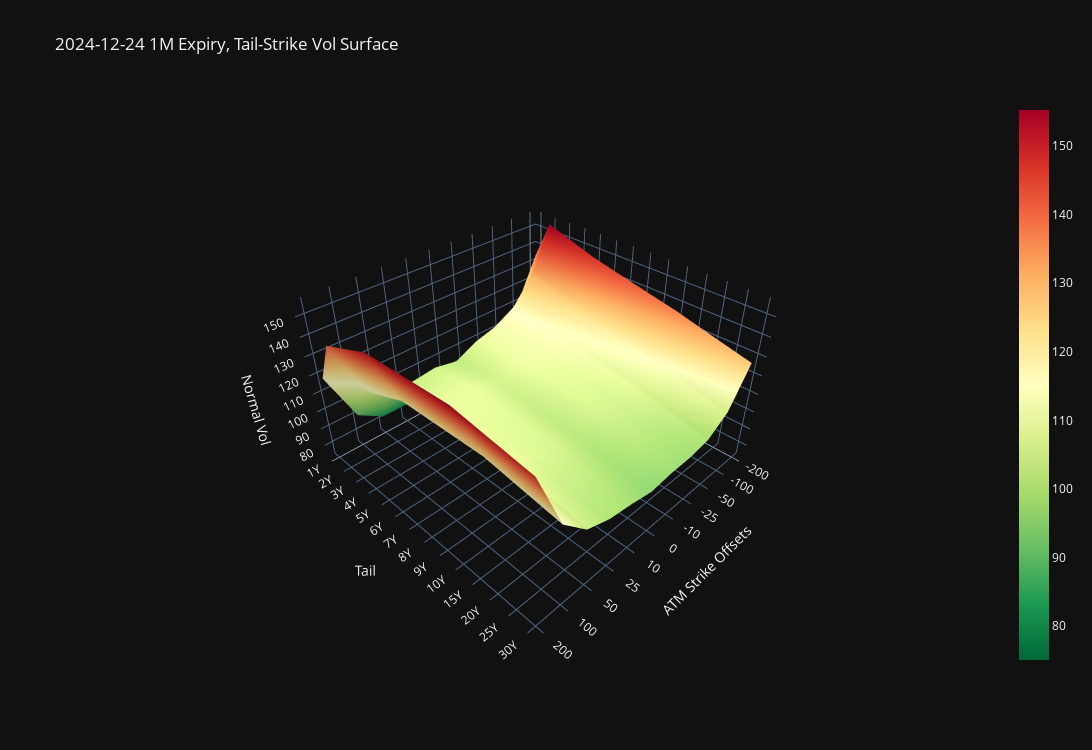

Write notebook code for a chart like this one.
### Code cell
date = datetime(2024, 12, 24)
atm_surfaces = s490_swaptions.get_vol_surfaces(date=date, expiry="1M", plot_surfaces=True, use_ploty=True)
atm_df = atm_surfaces[date]

### Figure 1 — Plotly figure (JSON) as saved in the notebook; plotly's stock layout.template omitted (floating-point values rounded to 4 significant figures; data arrays with more than 128 entries replaced by an {"elided": "..."} marker saying what was removed)
{"data": [{"colorscale": [[0, "rgb(0,104,55)"], [0.1, "rgb(26,152,80)"], [0.2, "rgb(102,189,99)"], [0.3, "rgb(166,217,106)"], [0.4, "rgb(217,239,139)"], [0.5, "rgb(255,255,191)"], [0.6, "rgb(254,224,139)"], [0.7, "rgb(253,174,97)"], [0.8, "rgb(244,109,67)"], [0.9, "rgb(215,48,39)"], [1, "rgb(165,0,38)"]], "showscale": true, "type": "surface", "x": {"elided": "14x11 int values"}, "y": {"elided": "14x11 int values"}, "z": {"elided": "14x11 float values"}}], "layout": {"height": 750, "scene": {"aspectratio": {"x": 1, "y": 1, "z": 0.6}, "xaxis": {"ticktext": ["-200", "-100", "-50", "-25", "-10", "0", "10", "25", "50", "100", "200"], "tickvals": [0, 1, 2, 3, 4, 5, 6, 7, 8, 9, 10], "title": {"text": "ATM Strike Offsets"}}, "yaxis": {"ticktext": ["1Y", "2Y", "3Y", "4Y", "5Y", "6Y", "7Y", "8Y", "9Y", "10Y", "15Y", "20Y", "25Y", "30Y"], "tickvals": [0, 1, 2, 3, 4, 5, 6, 7, 8, 9, 10, 11, 12, 13], "title": {"text": "Tail"}}, "zaxis": {"title": {"text": "Normal Vol"}}}, "title": {"text": "2024-12-24 1M Expiry, Tail-Strike Vol Surface"}, "width": 1250, "xaxis": {"showspikes": true, "spikecolor": "white", "spikemode": "across", "spikesnap": "cursor"}, "yaxis": {"showspikes": true, "spikecolor": "white", "spikesnap": "cursor", "spikethickness": 0.5}}}
